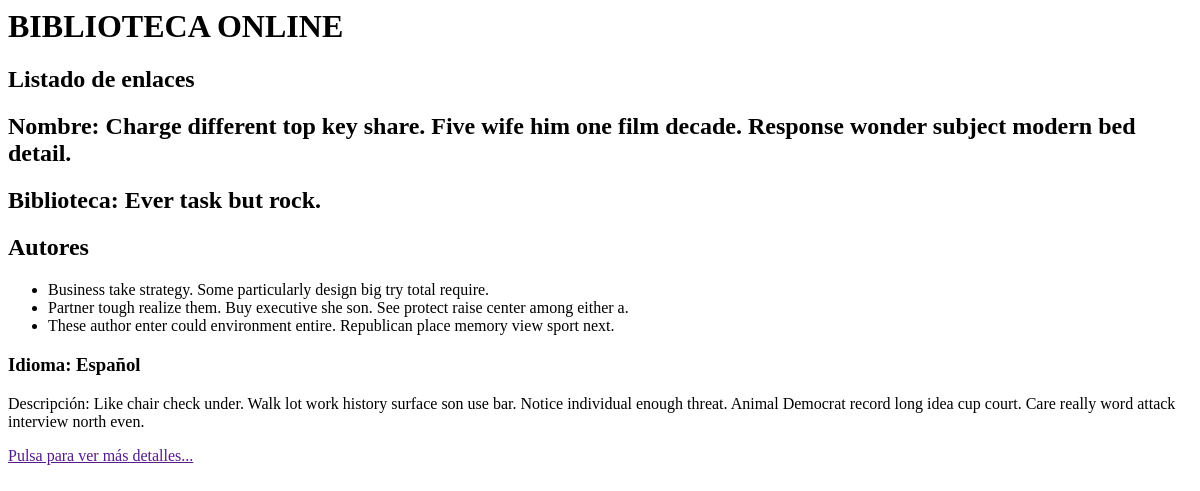
Before: /libros/23 with the older database file.
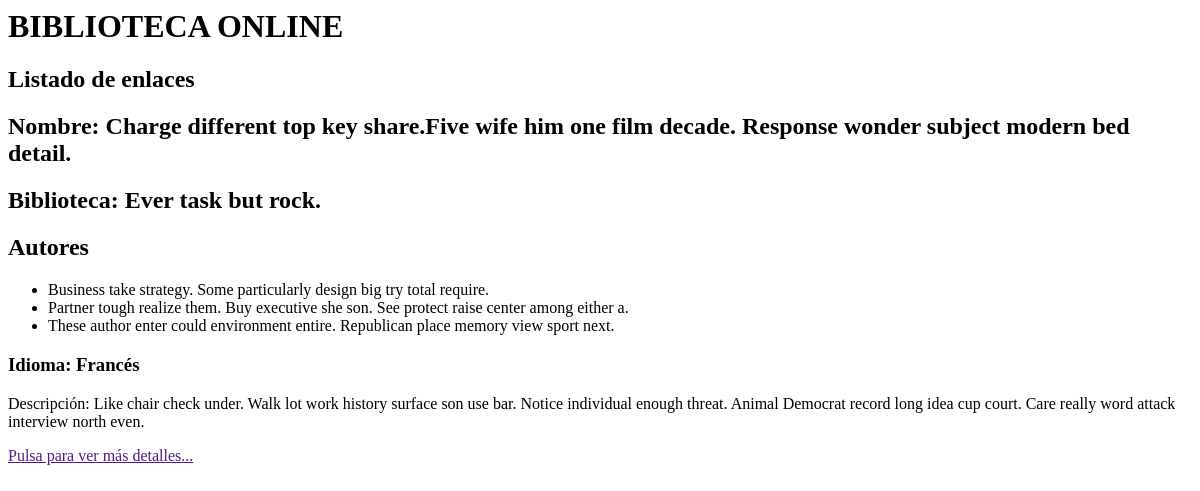
After: the same page with the newer database file.
### biblioteca/models.py (models this page shows)
class Libro(models.Model):
    IDIOMAS = [
        ('ES','Español'),
        ('EN','Ingles'),
        ('FR','Francés'),
        ('IT','Italiano'),
    ]
    nombre = models.CharField(max_length=200)
    idioma = models.CharField(
                            max_length=2,
                            choices = IDIOMAS,
                            default='ES',
    )
    isbn = models.TextField(max_length=50,unique=True)
    GENEROS = [
        ('Te','Terror'),
        ('CF','Ciencia Ficción'),
        ('Po','Poesía'),
        ('Mi','Mitología'),
        ('Te','Teatro'),
    ]
    genero = models.CharField(
                                max_length=20,
                                choices=GENEROS,
                                default='Po',
    )
    descripcion = models.TextField()
    fecha_publicacion = models.DateField()
    biblioteca = models.ForeignKey(Biblioteca,on_delete=models.CASCADE)
    autores = models.ManyToManyField(Autor)

class Biblioteca(models.Model):
    nombre = models.CharField(max_length=100)
    direccion = models.TextField()
    fecha_Creacion = models.DateField(null=True,blank=True)
    telefono = models.IntegerField(null=True,blank=True)

### biblioteca/views.py (the view)
# urls.py: path('libros/<int:id_libro>', views.dame_libro, name="dame_libro"),
def dame_libro(request,id_libro):
    libro = Libro.objects.select_related("biblioteca").prefetch_related("autores").get(id = id_libro)
    return render(request,'libro/libro.html',{"libro_mostrar":libro})

### biblioteca/templates/libro/libro.html
<html>
    <head></head>
    <body>
        <h1>BIBLIOTECA ONLINE</h1>
        <h2>Listado de enlaces</h2>
        <div>
            <h2>Nombre: {{ libro_mostrar.nombre }}</h2>
            <h2>Biblioteca: {{ libro_mostrar.biblioteca.nombre }}</h2>
            <h2>Autores</h2>
            <ul>
                {% for autor in libro_mostrar.autores.all%}
                    <li>{{autor.nombre}}
                {% endfor%}
            </ul>
            <h3>Idioma: {{ libro_mostrar.get_idioma_display}}</h3>
            <p> Descripción: {{libro_mostrar.descripcion}}</p>
            <a href="">Pulsa para ver más detalles...</a>
    </body>
</html>

Changed rows visible on the page:
changed Libro "Ever task but rock.": nombre "Charge different top key share. Five wife him one film decade. Response wonder subject modern bed detail." → "Charge different top key share.Five wife him one film decade. Response wonder subject modern bed detail."; idioma "Español" → "Francés"
